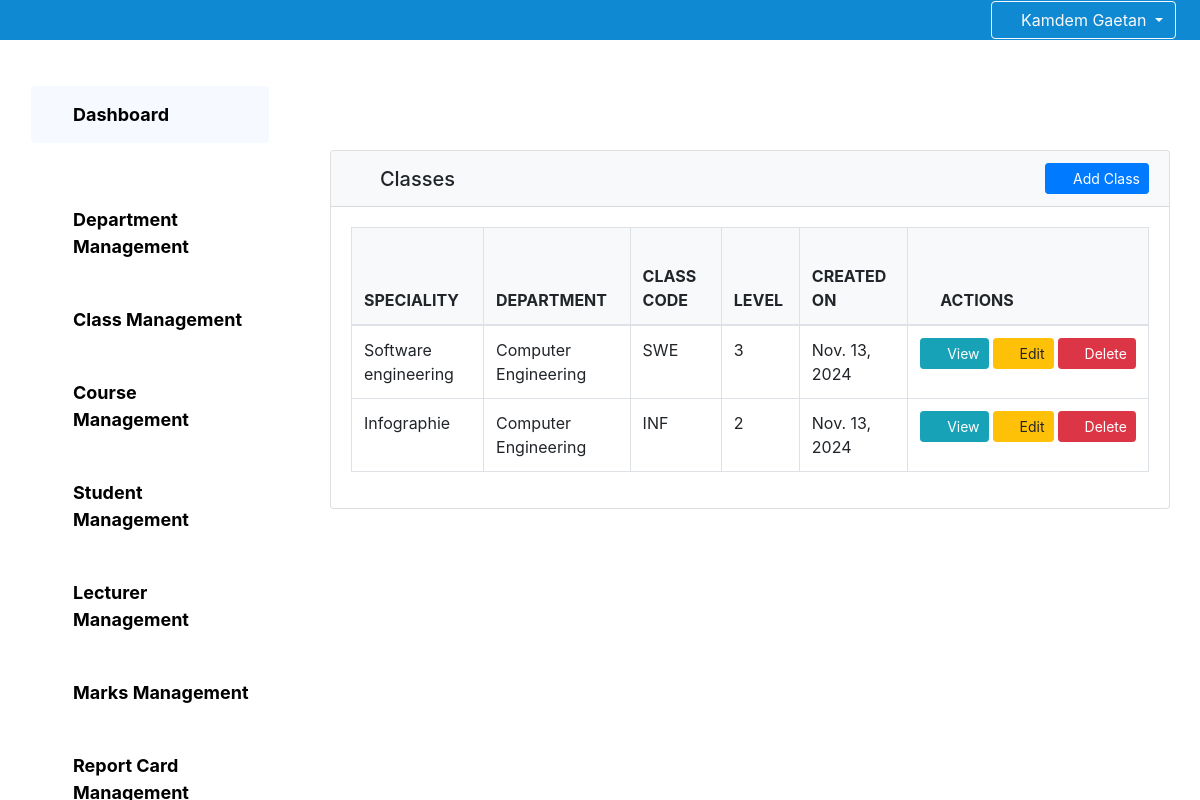
Screenshot of /administration/classes/ (signed in) with the database file from the repository.
### core/models.py (models this page shows, shortened)
class Classe(models.Model):
    creator=models.ForeignKey(Administrator,on_delete=models.DO_NOTHING)
    classcode=models.CharField(max_length=10)
    classname=models.CharField(max_length=255)
    level=models.CharField(max_length=255,null=True)
    speciality=models.CharField(max_length=255)
    department=models.ForeignKey(Department,on_delete=models.DO_NOTHING,null=True)
    creationdate=models.DateField(default=timezone.now)

class Department(models.Model):
    creator=models.ForeignKey(Administrator,on_delete=models.DO_NOTHING)
    departmentcode=models.CharField(max_length=20)
    departmentname=models.CharField(max_length=255)
    creationdate=models.DateField(default=timezone.now)
    def __str__(self):
        return self.departmentname

### core/Administration/views.py (the view)
# urls.py: path('classes/',views_administration.classes, name='classes'),
@login_required
def classes(request):
    classe=Classe.objects.all
    return render(request,'administration/manageclass.html',{"classe":classe})

### template/Administration/manageclass.html (shortened to what this page needs)
{% extends "Administration/base.html" %}
{% block dash %}
<div class="container" style="margin-top: 80px; margin-bottom: 80px;">
    <div class="row">
      <div class="col-md-12">
        <div class="card">
          <div class="card-header bg-light d-flex justify-content-between align-items-center">
            <h5 class="mb-0"><i class="fa fa-chalkboard-teacher mr-2"></i> Classes</h5>
            <a href="{% url 'administration:createclass' %}" class="btn btn-primary btn-sm">
              <i class="fa fa-plus mr-1"></i> Add Class
            </a>
          </div>
          <div class="card-body">
            <div class="table-responsive">
              <table class="table table-bordered table-hover">
                <thead>
                  <tr class="bg-light">
                    <th><i class="fa fa-book mr-1"></i> SPECIALITY</th>
                    <th><i class="fa fa-graduation-cap mr-1"></i> DEPARTMENT</th>
                    <th><i class="fa fa-code mr-1"></i> CLASS CODE</th>
                    <th><i class="fa fa-level-up-alt mr-1"></i> LEVEL</th>
                    <th><i class="fa fa-calendar-alt mr-1"></i> CREATED ON</th>
                    <th><i class="fa fa-cogs mr-1"></i> ACTIONS</th>
                  </tr>
                </thead>
                <tbody>
                  {% for classe in classe %}
                  <tr>
                    <td>{{ classe.speciality }}</td>
                    <td>{{ classe.department }}</td>
                    <td>{{ classe.classcode }}</td>
                    <td>{{ classe.level }}</td>
                    <td>{{ classe.creationdate }}</td>
                    <td>
                      <div class="d-flex justify-content-center">
                        <a href="{% url 'administration:classeinfo' classe.id %}" class="btn btn-info btn-sm mr-1 d-flex align-items-center">
                          <i class="fa fa-eye mr-1" style="font-size: 18px;"></i> View
                        </a>
                        <a href="{% url 'administration:updateclass' classe.id %}" class="btn btn-warning btn-sm mr-1 d-flex align-items-center">
                          <i class="fa fa-edit mr-1" style="font-size: 18px;"></i> Edit
                        </a>
                        <button type="button" class="btn btn-danger btn-sm d-flex align-items-center" onclick="confirmDeleteModal('{{ classe.id }}');">
                          <i class="fa fa-trash mr-1" style="font-size: 18px;"></i> Delete
                        </button>
                      </div>
                    </td>
                  </tr>
                  {% endfor %}
                </tbody>
              </table>
            </div>
          </div>
        </div>
      </div>
    </div>
</div>
{% endblock dash %}

### template/base.html (shortened to what this page needs)
{% load static %}
<!DOCTYPE html>
<html lang="en">
<head>
    <link rel="stylesheet" href='{% static "fontawesome/css/all.min.css" %}'>
    {% load bootstrap4 %}
    {% bootstrap_css %}
</head>
<body>
    <nav class="navbar navbar-expand-lg navbar-light bg-primary navbar-fixed">
        <form class="form-inline ml-auto">
            {% if request.user.is_authenticated %}
                <div class="dropdown">
                    <button class="btn btn-outline-light dropdown-toggle" type="button" id="userDropdown" data-toggle="dropdown" aria-haspopup="true" aria-expanded="false">
                        <i class="fas fa-user"></i> {{ request.user.get_full_name|title }}
                    </button>
                </div>
            {% endif %}
        </form>
    </nav>
    <div class="content-wrapper">
        {% block content %}{% endblock content %}
    </div>
    <link rel="stylesheet" href="https://unpkg.com/bootoast@1.0.1/dist/bootoast.min.css">
</body>
</html>

### template/base.html (style rules this page uses)
.navbar-fixed { position: fixed; top: 0; width: 100%; z-index: 1000; background-color: rgb(16, 137, 211) !important; padding:0px 2vw 0vw 5vw!important;I }
.content-wrapper { padding-top: 70px; }

### rows the page displays
Classe: speciality "Software engineering", department "Computer Engineering", classcode "SWE", level "3", creationdate "Nov. 13, 2024"
Classe: speciality "Infographie", department "Computer Engineering", classcode "INF", level "2", creationdate "Nov. 13, 2024"

### other values shown
{{ request.user.get_full_name|title }} "Kamdem Gaetan"
